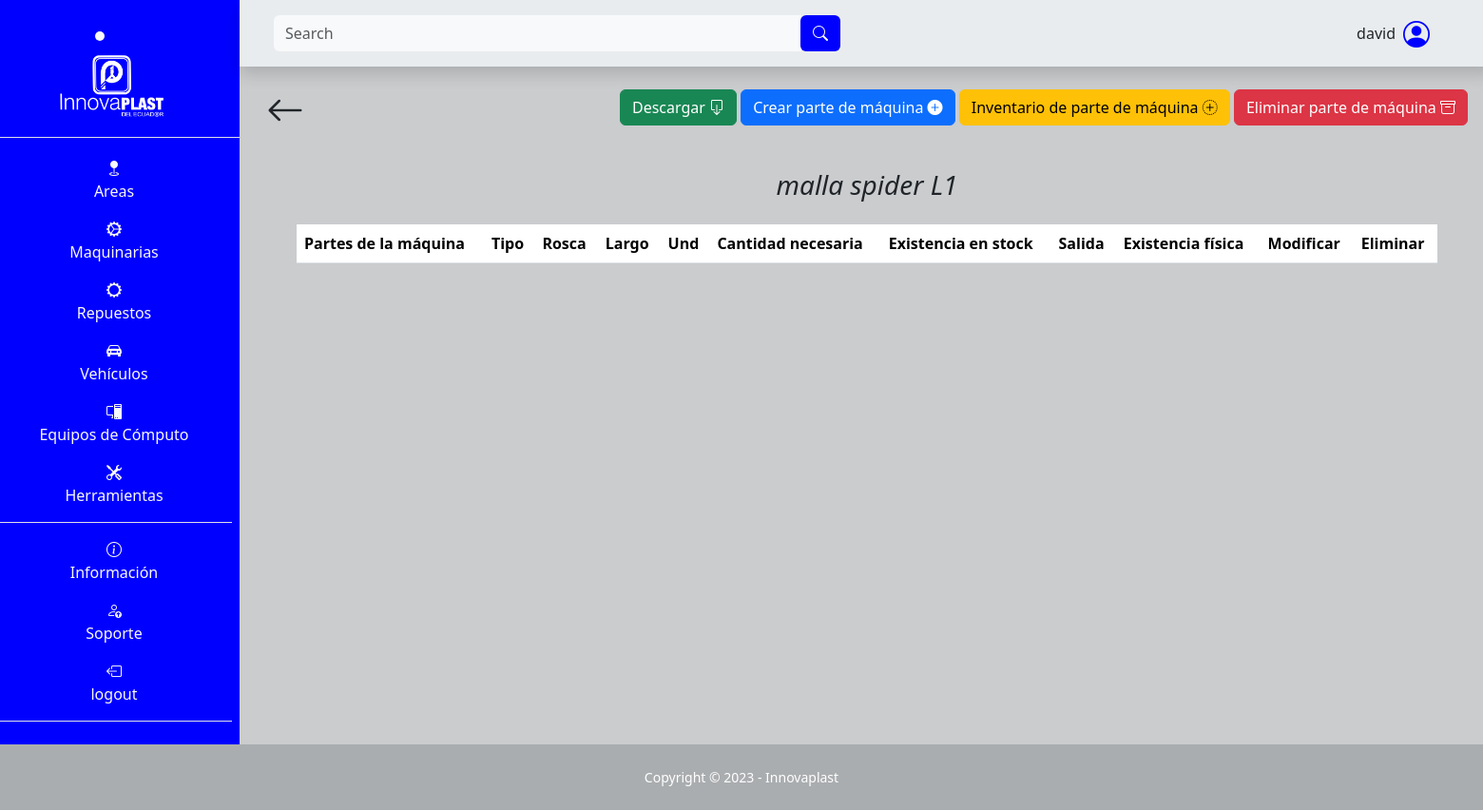
Page /repuesto/detalles_repuesto_maquina/3 (signed in) on the earlier database version.
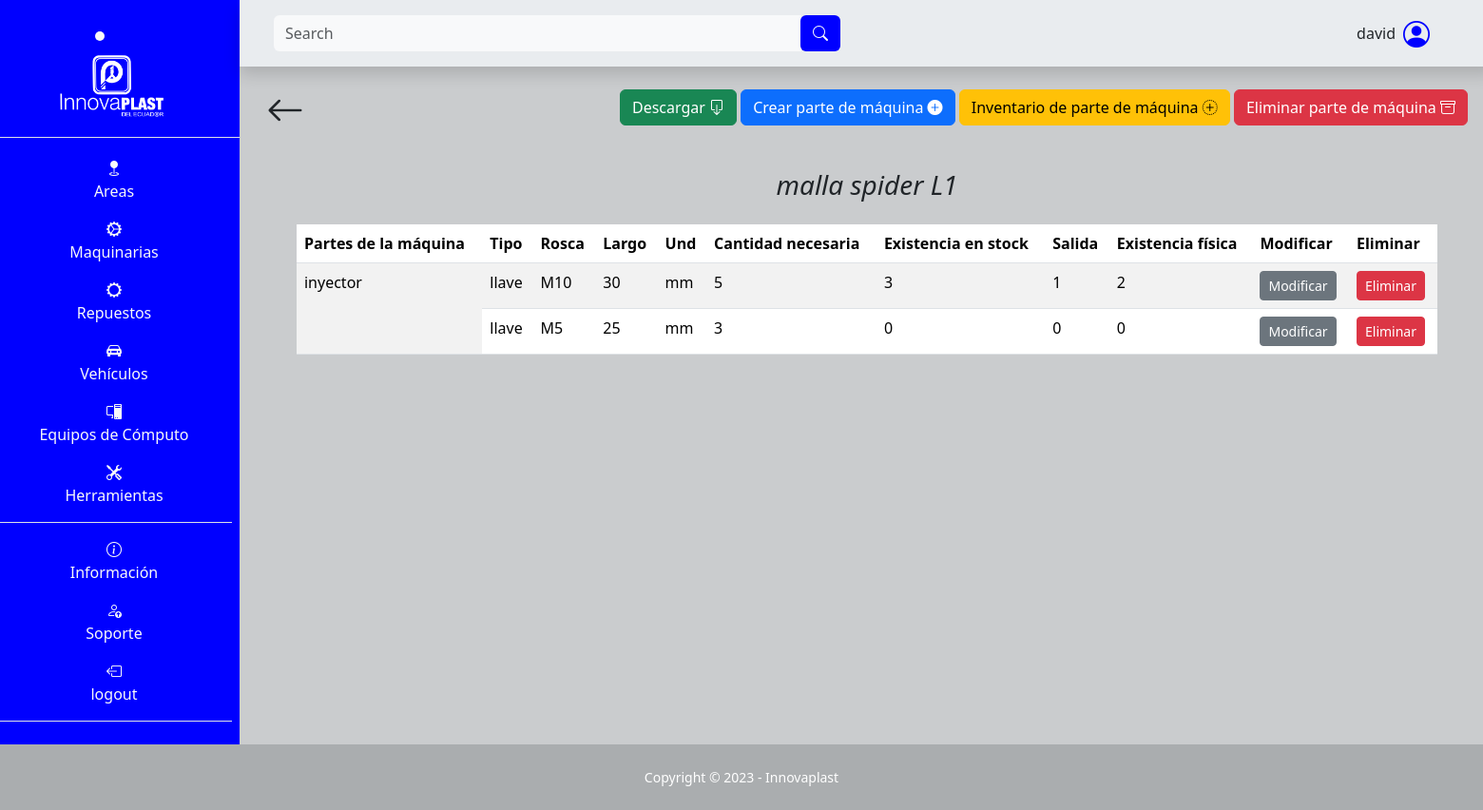
Same page on the later database version.
### SGE_repuesto/models.py (models this page shows, shortened)
class Parte(models.Model):
    maquina = models.ForeignKey(Maquina, on_delete=models.CASCADE)
    nombre = models.CharField(max_length=50, null=False, blank=False)

class Inventario(models.Model):
    parte = models.ForeignKey(Parte, on_delete=models.CASCADE)
    tipo = models.CharField(max_length=50, null=False, blank=False)
    rosca = models.CharField(max_length=50, null=False, blank=False)
    largo = models.CharField(max_length=50, null=False, blank=False)
    und = models.CharField(max_length=50, null=False, blank=False)
    cantidad_necesaria = models.IntegerField(null=False, blank=False)
    existencia_stock = models.IntegerField(null=False, blank=False)
    salida = models.IntegerField(null=False, blank=False)
    def existencia_fisica(self):
        cantidad_existencia_fisica = self.existencia_stock - self.salida
        return cantidad_existencia_fisica

### SGE_repuesto/views.py (the view, shortened to what this page needs)
# urls.py: path('detalles_repuesto_maquina/<int:id>', views.detalles, name="detalles_repuesto_maquina"),
@login_required
def detalles(request, id):
    if request.method == 'GET':
        maquina = get_object_or_404(Maquina, id=id)
        partes_maquina = Parte.objects.filter(maquina=maquina)
        part_form = ParteRepuestoForm()
        inve_form = InventarioRepuestoForm()
        context = {
            'maquina': maquina,
            'partes_maquina': partes_maquina,
            'part_form': part_form,
            'inve_form': inve_form
        }
        return render(request, 'SGE_repuesto/detalles.html', context)

### SGE_repuesto/forms.py
class ParteRepuestoForm(forms.ModelForm):
    class Meta:
        model = Parte
        fields = '__all__'
        exclude = ['maquina']
        widgets = {
            'nombre': forms.TextInput(attrs={'class': 'form-control m-2', 'placeholder': 'Nombre de la parte'}),
        }

class InventarioRepuestoForm(forms.ModelForm):
    class Meta:
        model = Inventario
        fields = '__all__'
        exclude = ['parte']
        labels = {
            'und': 'UND',
        }
        widgets = {
            'tipo': forms.TextInput(attrs={'class': 'form-control m-2'}),
            'rosca': forms.TextInput(attrs={'class': 'form-control m-2'}),
            'largo': forms.TextInput(attrs={'class': 'form-control m-2'}),
            'und': forms.TextInput(attrs={'class': 'form-control m-2'}),
            'cantidad_necesaria': forms.NumberInput(attrs={'class': 'form-control m-2', 'type': 'number'}),
            'existencia_stock': forms.NumberInput(attrs={'class': 'form-control m-2', 'type': 'number'}),
            'salida': forms.NumberInput(attrs={'class': 'form-control m-2', 'type': 'number'}),
        }

### templates/SGE_repuesto/detalles.html (shortened to what the changed rows need)
{% extends "layout/base.html" %}
{% block 'content' %}
<div class="container">
    <div class="mt-3 ps-5 pe-5">
        <table class="table table-striped mt-4">
            <thead>
                <tr>
                    <th>Partes de la máquina</th>
                    <th>Tipo</th>
                    <th>Rosca</th>
                    <th>Largo</th>
                    <th>Und</th>
                    <th>Cantidad necesaria</th>
                    <th>Existencia en stock</th>
                    <th>Salida</th>
                    <th>Existencia física</th>
                    <th>Modificar</th>
                    <th>Eliminar</th>
                </tr>
            </thead>
            <tbody>
                {% for parte in partes_maquina %}
                <tr>
                    <td rowspan="{{ parte.inventario_set.count }}">{{ parte.nombre }}</td>
                    {% for inventario in parte.inventario_set.all %}
                    {% if forloop.first %}
                    <td>{{ inventario.tipo }}</td>
                    <td>{{ inventario.rosca }}</td>
                    <td>{{ inventario.largo }}</td>
                    <td>{{ inventario.und }}</td>
                    <td>{{ inventario.cantidad_necesaria }}</td>
                    <td>{{ inventario.existencia_stock }}</td>
                    <td>{{ inventario.salida }}</td>
                    <td>{{ inventario.existencia_fisica }}</td>
                    <td>
                        <button type="button" class="btn btn-secondary btn-sm" data-bs-toggle="modal" data-bs-target="#Modal{{ inventario.id }}">
                            Modificar
                        </button>
                    </td>
                    <td><a class="btn btn-danger btn-sm" href="{% url "eliminar_inventario" id=inventario.id %}">Eliminar</a></td>
                    {% else %}
                </tr>
                <tr>
                    <td>{{ inventario.tipo }}</td>
                    <td>{{ inventario.rosca }}</td>
                    <td>{{ inventario.largo }}</td>
                    <td>{{ inventario.und }}</td>
                    <td>{{ inventario.cantidad_necesaria }}</td>
                    <td>{{ inventario.existencia_stock }}</td>
                    <td>{{ inventario.salida }}</td>
                    <td>{{ inventario.existencia_fisica }}</td>
                    <td>
                        <button type="button" class="btn btn-secondary btn-sm" data-bs-toggle="modal" data-bs-target="#Modal{{ inventario.id }}">
                            Modificar
                        </button>
                    </td>
                    <td><a class="btn btn-danger btn-sm" href="{% url "eliminar_inventario" id=inventario.id %}">Eliminar</a></td>
                </tr>
                    {% endif %}
                    {% endfor %}
                {% endfor %}
            </tbody>
        </table>
    </div>
</div>
{% endblock %}

Differences in the rows shown:
added Parte: nombre "inyector"
added Inventario: tipo "llave", rosca "M10", largo "30", und "mm", cantidad_necesaria "5", existencia_stock "3", salida "1", existencia_fisica "2"
added Inventario: tipo "llave", rosca "M5", largo "25", und "mm", cantidad_necesaria "3", existencia_stock "0", salida "0", existencia_fisica "0"
